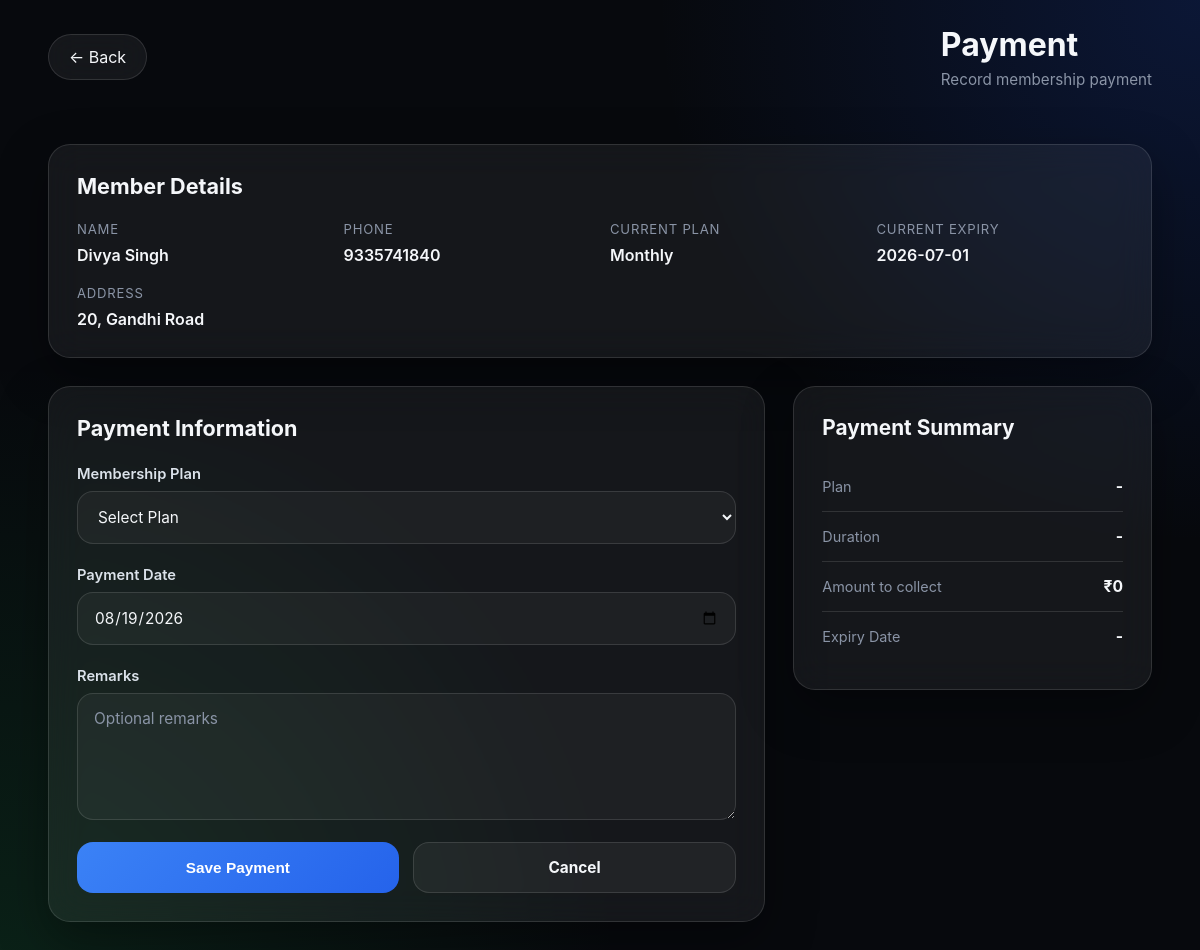
The page /members/388/membership (signed in) on the database as committed earlier.
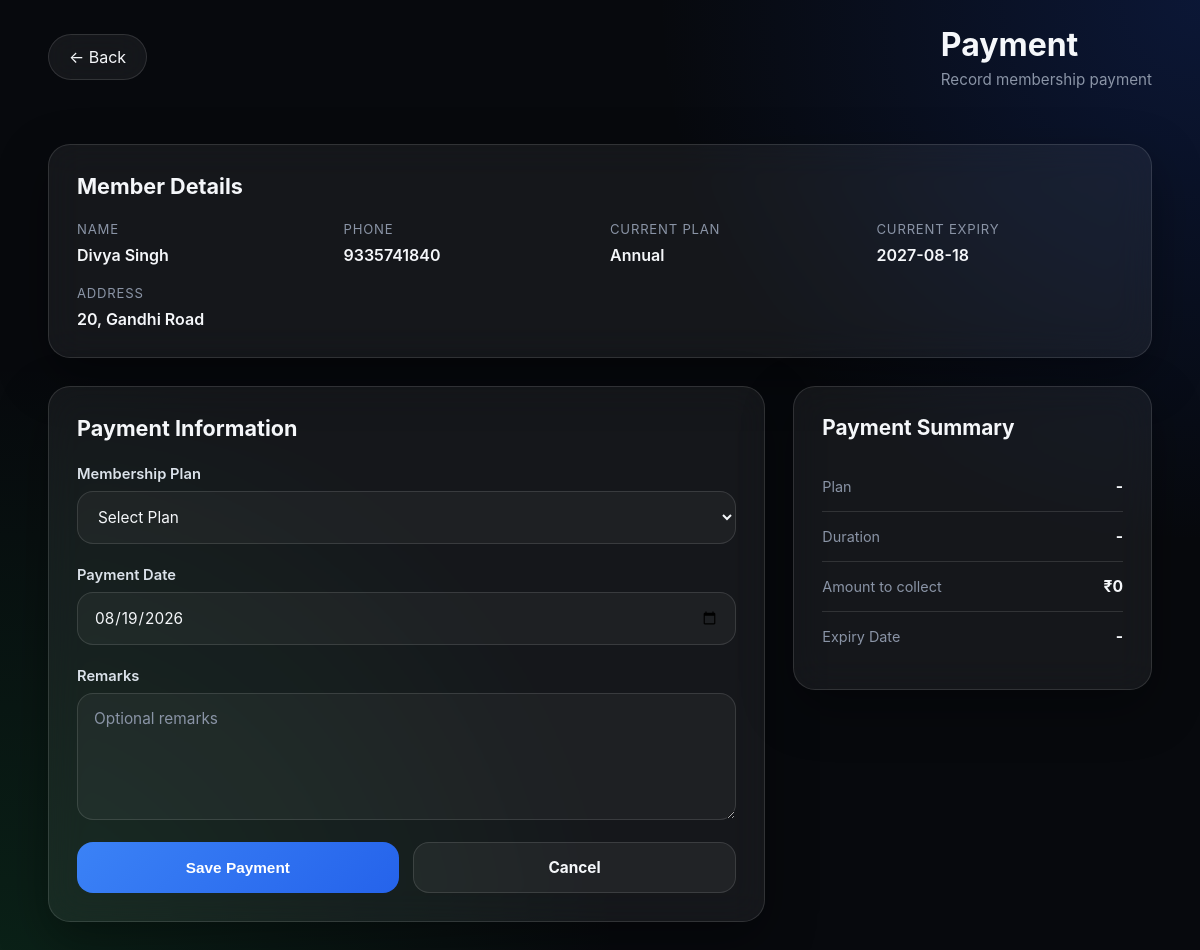
The same page on the database as committed later.
### models.py (models this page shows, shortened)
class MembershipPlan(db.Model):
    __tablename__ = "membership_plan"
    id = db.Column(db.Integer, primary_key=True)
    owner_id = db.Column(
        db.Integer,
        db.ForeignKey("gym_owner.id"),
        nullable=False
    )
    name = db.Column(db.String(30), nullable=False)
    duration_months = db.Column(db.Integer, nullable=False)
    fee = db.Column(db.Integer, nullable=False)
    active = db.Column(db.Boolean, default=True)
    __table_args__ = (
        db.UniqueConstraint(
            "owner_id",
            "name",
            name="uq_owner_plan_name"
        ),
    )

class Member(db.Model):
    __tablename__ = "member"
    id = db.Column(db.Integer, primary_key=True)
    owner_id = db.Column(
        db.Integer,
        db.ForeignKey("gym_owner.id"),
        nullable=False,
        index=True
    )
    name = db.Column(db.String(100), nullable=False)
    address = db.Column(db.String(150), nullable=False)
    phone = db.Column(db.String(15), nullable=False)
    join_date = db.Column(db.Date, nullable=False)
    notes = db.Column(db.Text)
    membership_active = db.Column(db.Boolean, default=True, nullable=False)
    deactivated_on = db.Column(db.Date, nullable=True)
    current_plan_id = db.Column(
        db.Integer,
        db.ForeignKey("membership_plan.id")
    )
    current_plan = db.relationship("MembershipPlan", foreign_keys=[current_plan_id])
    membership_start = db.Column(db.Date)
    membership_expiry = db.Column(db.Date)
    memberships = db.relationship(
        "Membership",
        backref="member",
        lazy=True,
        cascade="all, delete-orphan"
    )
    attendance = db.relationship(
        "Attendance",
        backref="member",
        lazy=True,
        cascade="all, delete-orphan"
    )
    __table_args__ = (
        db.UniqueConstraint(
            "owner_id",
            "name",
            name="uq_owner_member_name"
        ),
    )

### routes/members.py (the view, shortened to what this page needs)
@members_bp.route("/members/<int:member_id>/membership", methods=["GET", "POST"])
@login_required
def add_membership(member_id):
    member = Member.query.get_or_404(member_id)
    if member.owner_id != current_user.id:
        abort(403)
    plans = MembershipPlan.query.filter_by(owner_id=current_user.id, active=True).all()
    errors = {}
    return render_template("payment.html", member=member, plans=plans, errors=errors, server_error=False)

### templates/payment.html (shortened to what this page needs)
<!DOCTYPE html>
<html lang="en">
<head>
  <link rel="stylesheet" href="{{ url_for('static', filename='css/payment.css') }}">
</head>
<body>
  <header class="topbar">
    <a href="javascript:history.back()" class="back-btn">
      ← Back
    </a>
    <div class="title-area">
      <h1>Payment</h1>
      <p>Record membership payment</p>
    </div>
  </header>
  <main class="page">
    <section class="member-card glass">
      <div class="card-header">
        <h2>Member Details</h2>
      </div>
      <div class="member-grid">
        <div class="item">
          <span class="label">Name</span>
          <span class="value">{{ member.name }}</span>
        </div>
        <div class="item">
          <span class="label">Phone</span>
          <span class="value">{{ member.phone }}</span>
        </div>
        <div class="item">
          <span class="label">Current Plan</span>
          <span class="value">
            {{ member.current_plan.name if member.current_plan else "No Active Plan" }}
          </span>
        </div>
        <div class="item">
          <span class="label">Current Expiry</span>
          <span class="value">
            {{ member.membership_expiry or "-" }}
          </span>
        </div>
        <div class="item full">
          <span class="label">Address</span>
          <span class="value">
            {{ member.address }}
          </span>
        </div>
      </div>
    </section>
    <section class="payment-layout">
      <form method="POST" class="glass payment-form" novalidate
        data-current-expiry="{{ member.membership_expiry.isoformat() if member.membership_expiry else '' }}">
        <h2>Payment Information</h2>
        <div class="form-group">
          <label for="plan_id">
            Membership Plan
          </label>
          <select id="plan_id" name="plan_id" required>
            <option value="">
              Select Plan
            </option>
            {% for plan in plans %}
            <br>
            {% endfor %}
          </select>
        </div>
        <div class="form-group">
          <label for="payment_date">
            Payment Date
          </label>
          <input type="date" id="payment_date" name="payment_date">
        </div>
        <div class="form-group">
          <label for="remarks">
            Remarks
          </label>
          <textarea id="remarks" name="remarks" rows="5" placeholder="Optional remarks"></textarea>
        </div>
        <div class="form-actions">
          <button type="submit" class="primary-btn">
            Save Payment
          </button>
          <a href="javascript:history.back()" class="secondary-btn">
            Cancel
          </a>
        </div>
      </form>
      <aside class="glass summary-card">
        <h2>Payment Summary</h2>
        <div class="summary-row">
          <span>Plan</span>
          <strong id="summary-plan">
          </strong>
        </div>
        <div class="summary-row">
          <span>Duration</span>
          <strong id="summary-duration">
          </strong>
        </div>
        <div class="summary-row">
          <span>Amount to collect</span>
          <strong id="summary-fee">
            ₹0
          </strong>
        </div>
        <div class="summary-row">
          <span>Expiry Date</span>
          <strong id="summary-expiry">
          </strong>
        </div>
      </aside>
    </section>
  </main>
</body>
</html>

Rows that differ between the two databases and show on the page:
no longer on this page (row unchanged): MembershipPlan: current_plan "Monthly"
changed Member "Divya Singh": membership_expiry "2026-07-01" → "2027-08-18"
now on this page (row unchanged): MembershipPlan: current_plan "Annual"
